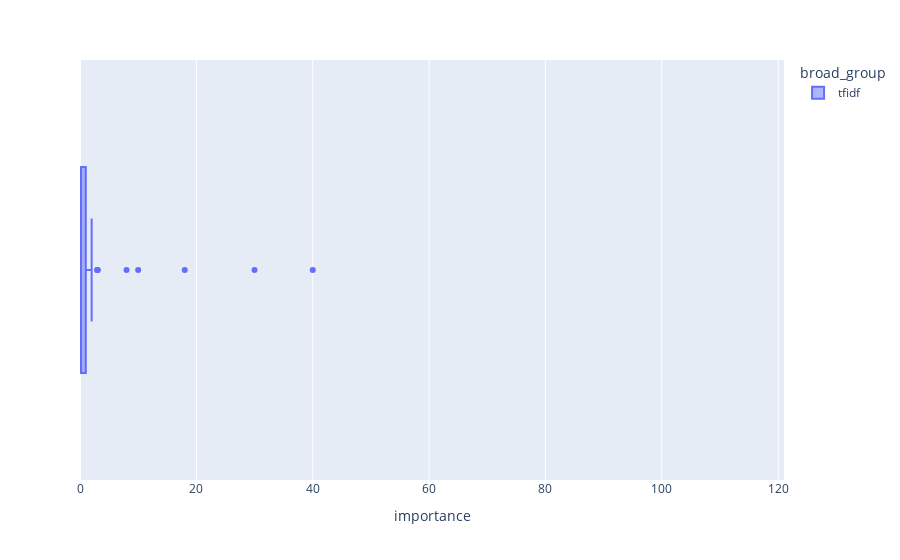

The notebook cell this image was saved under:
### Code cell
px.box(
    tfidf_features,
    x="importance",
    color="broad_group",
    range_x=(df.importance.min(), df.importance.max()),
)

### Figure 1 — Plotly figure (JSON) as saved in the notebook; plotly's stock layout.template omitted (floating-point values rounded to 4 significant figures)
{"data": [{"alignmentgroup": "True", "hovertemplate": "broad_group=tfidf<br>importance=%{x}<extra></extra>", "legendgroup": "tfidf", "marker": {"color": "#636efa"}, "name": "tfidf", "notched": false, "offsetgroup": "tfidf", "orientation": "h", "showlegend": true, "type": "box", "x": [40, 30, 18, 10, 8, 3, 3, 3, 3, 2, 2, 2, 2, 2, 2, 2, 1, 1, 1, 1, 1, 1, 1, 1, 1, 1, 1, 1, 1, 1, 1, 1, 1, 1, 1, 1, 1, 1, 1, 1, 1, 1, 0, 0, 0, 0, 0, 0, 0, 0, 0, 0, 0, 0, 0, 0, 0, 0, 0, 0, 0, 0, 0, 0, 0, 0, 0, 0, 0, 0, 0, 0, 0, 0, 0, 0, 0, 0, 0, 0, 0, 0, 0, 0, 0, 0, 0, 0, 0, 0, 0, 0, 0, 0, 0, 0, 0, 0, 0, 0], "x0": " ", "xaxis": "x", "y0": " ", "yaxis": "y"}], "layout": {"boxmode": "group", "legend": {"title": {"text": "broad_group"}, "tracegroupgap": 0}, "margin": {"t": 60}, "xaxis": {"anchor": "y", "domain": [0, 1], "range": [0, 121], "title": {"text": "importance"}}, "yaxis": {"anchor": "x", "domain": [0, 1]}}}
